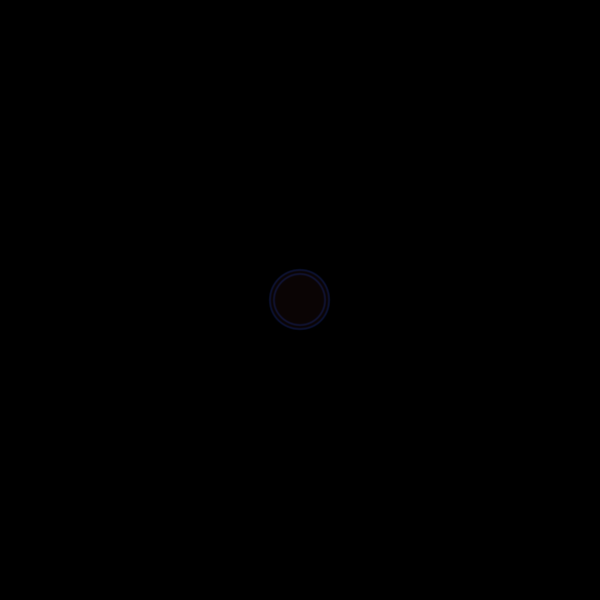
Frame 1 (no input)
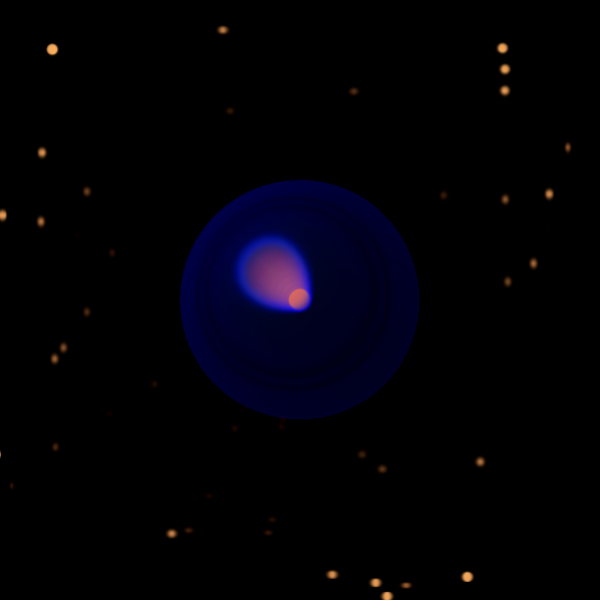
Frame 60 (the mouse pressed at the canvas centre just before this capture)
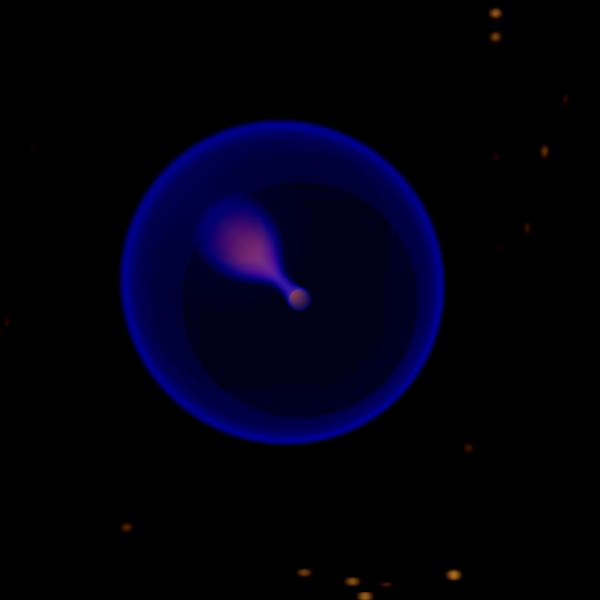
Frame 120 (the mouse held since frame 60 and released just before this capture)

The Processing sketch that drew these frames (run headless with seeded random() and noise(); from frame 60 on, the mouse is pressed at the canvas centre):

// Processing sketch: processing_30262
// ── processing_30262.pde

int w = 600;   //Width
int h = 600;   //Height

int xx = w/2;  //Half width
int yy = h/2;  //Half height

float nrx = xx;
float nry = yy;

int lastTime = 0;


void setup() {
  size (600, 600);
  background (0);
  colorMode(HSB);
  noCursor();
  smooth();
}


void draw () {

  float e = sin(radians(frameCount));
  float f = cos(radians(frameCount)); 

  float rx = random( 0, 100);
  float ry = random( 0, 200);


  int currentTime = millis();
  if (currentTime > lastTime + 4000) {
    nrx=rx;
    nry=ry;
    lastTime = currentTime;
  }

  float d = dist(xx, yy, nrx, nry);

  if (d > 1.0) {
    xx += (nrx - xx) * .025;
    yy += (nry - yy) * .025;
  }

  translate(width/2, height/2);

//SUN//

  noFill();
  strokeWeight(1.5);
  stroke (160+(e*12), e*60+220, 255+(f*128), 60);
  ellipse(0, 0, e*e*250+50, e*e*250+50);
  
  fill (0+(e*12), 155, 255+(f*28), 10);
  ellipse(0, 0, f*f*50+10, f*f*50+10);

//ORBITAL Gravity

  scale (e);
  
//Flares  

  pushMatrix();

  rotate(e*e*(xx+yy));  

  noStroke();
  fill (12+(e*12), 155, 255+(f*64), 250);

  ellipse (xx, yy, e*e*5+10, e*e*5+10); 

  translate(e*100+yy, f*100+xx);
  //fill (0,10);

  //stroke (170+(f*12), 155, 255+(e*50), 160);
  ellipse (xx/2, yy/2, e*e*20+10, e*e*20+10);

  translate(e*100+xx, f*100+yy);

  ellipse (yy/4, xx/4, e*e*20+10, e*e*20+10);

  popMatrix();
  
 //Blend

  blend(0, 0, width, height, -1, -1, width+1, height+1, BLEND);
}
